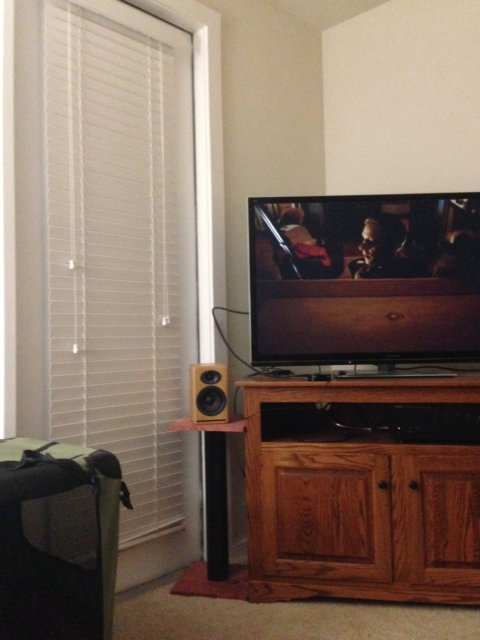
#> input picture data/1.jpg, 480 x 640 px
$ python image_stitch.py
#> lines starting #> are read from the running program, lines starting #| are printed output that depends on the picture; after the words box and inside, x2 and y2 are one past the last pixel; in counts of white or black regions, pixels touching at a corner belong together
import numpy as np
import cv2
import os
import sys
import matplotlib.pyplot as plt

def detect_feature_and_keypoints(image):
    gray = cv2.cvtColor(image, cv2.COLOR_BGR2GRAY)
    # detect and extract features from the image
    sift = cv2.xfeatures2d.SIFT_create()
    keypoints, features = sift.detectAndCompute(gray, None)

    keypoints = np.float32([i.pt for i in keypoints])
    return keypoints, features

def feature_matching(features1, features2, ratio):
    # [8 lines of commented-out code are left out]

    raw_match = []
    match_dist = []
    # find the closest and the second closest features
    for i in range(features1.shape[0]):
        if np.linalg.norm(features1[i] - features2[0]) < np.linalg.norm(features1[i] - features2[1]):
            closest = np.linalg.norm(features1[i] - features2[0])
            second = np.linalg.norm(features1[i] - features2[1])
            c, s = 0, 1
        else:
            closest = np.linalg.norm(features1[i] - features2[1])
            second = np.linalg.norm(features1[i] - features2[0])
            c, s = 1, 0

        for j in range(2, features2.shape[0]):
            dist = np.linalg.norm(features1[i] - features2[j])
            if dist < second:
                if dist < closest:
                    second = closest
                    closest = dist
                    s = c
                    c = j
                else:
                    second = dist
                    s = j

        raw_match.append((c, s))
        match_dist.append((closest, second))

    valid_match = []
    for i, m in enumerate(raw_match):
        (closest, second) = match_dist[i]
        # to eliminate ambiguous matches
        if closest < ratio * second:
            valid_match.append((m[0], i))

    return valid_match

def drawMatches(image1, image2, keypoints1, keypoints2, matches):
    # combine two images together
    (h1, w1) = image1.shape[:2]
    (h2, w2) = image2.shape[:2]
    vis = np.zeros((max(h1, h2), w1 + w2, 3), dtype='uint8')
    vis[0:h1, 0:w1] = image1
    vis[0:h2, w1:] = image2

    # loop over the matches
    for (i, j) in matches:
        # draw the match
        color = np.random.randint(0, high=255, size=(3,)) # make visualization more colorful
        color = tuple([int(x) for x in color])
        pt1 = (int(keypoints1[j][0]), int(keypoints1[j][1]))
        pt2 = (int(keypoints2[i][0]) + w1, int(keypoints2[i][1]))
        cv2.line(vis, pt1, pt2, color, 1)

    return vis

def find_Homography(keypoints1, keypoints2, valid_match, threshold):
    points1 = np.float32([keypoints1[i] for (_,i) in valid_match])
    points2 = np.float32([keypoints2[i] for (i,_) in valid_match])
    # [8 lines of commented-out code are left out]

    length = np.shape(points1)[0]
    mapped_points1 = np.zeros(np.shape(points1), dtype=float)
    original_coord = np.concatenate((points1, np.ones((1,np.shape(points1)[0]), dtype=float).T), axis=1)
    S = 4
    N = 2000
    best_i = 0
    best_H = np.zeros((3,3), dtype=float)

    # RANSAC algorithm to find the best H
    for _ in range(N):
        inliers = 0
        idx = np.random.choice(length, S, replace=False) # sample S index of points
        # compute homography
        P = np.zeros((S*2,9),np.float32)
        for i in range(S):
            row = i*2
            P[row,:3] = P[row,-3:] = P[row+1,3:6] = P[row+1,-3:] = np.array([points1[idx[i]][0], points1[idx[i]][1], 1.0])
            P[row,-3:] *= -points2[idx[i]][0]
            P[row+1,-3:] *= -points2[idx[i]][1]

        _, _, V = np.linalg.svd(P)
        H = V[-1,:]/V[-1,-1]  # normalize, so H[-1,-1]=1.0
        H = H.reshape((3,3))

        # map points1 from its coordinate to points2 coordinate
        # H @ [x, y, 1].T = lambda * [x', y', 1]
        mapped_coord = original_coord @ H.T
        for i in range(length):
            mapped_points1[i][0] = mapped_coord[i][0] / mapped_coord[i][2]
            mapped_points1[i][1] = mapped_coord[i][1] / mapped_coord[i][2]
            l = np.linalg.norm(mapped_points1[i] - points2[i])
            if l < threshold:
                inliers += 1

        if inliers > best_i:
            best_i = inliers
            best_H = H

    return best_H

def warp(image1, image2, H):
    # [7 lines of commented-out code are left out]

    h1, w1, h2, w2 = image1.shape[0], image1.shape[1], image2.shape[0], image2.shape[1]
    inv_H = np.linalg.inv(H)
    result_image = np.zeros((h1, w1 + w2, 3),dtype=np.uint8)

    # By hints, there is a problem about continuous and discrete, so don't directly use H to map the image1 to image2
    # In order to get the pixel values, use inv_H to map the coordinate of image2 to image1's
    for i in range(h2):
        for j in range(w1 + w2):
            # H @ [x, y, 1].T = lambda * [x', y', 1]
            # inv_H @ [x, y, 1].T = 1/lambda * [x, y, 1]
            pos2 = np.array([j, i, 1])
            pos1 = inv_H @ pos2
            pos1[0] /= pos1[2]
            pos1[1] /= pos1[2]
            pos1 = np.around(pos1[:2])
            new_i, new_j = int(pos1[0]), int(pos1[1])
            if new_i>=0 and new_j>=0 and new_i<w1 and new_j<h1: # check boundary
                result_image[i][j] = image1[new_j][new_i] # get the pixel values in image1, and map it to the result_image

    result_image[0:h2, 0:w2] = image2
    cv2.imshow(os.path.join('result', 'result_1.jpg'),result_image)
    return

def images_stitching(images, ratio, threshold):
    keypoints1, features1 = detect_feature_and_keypoints(images[1])
    keypoints2, features2 = detect_feature_and_keypoints(images[0])
    valid_match = feature_matching(features1, features2, ratio)
    vis = drawMatches(images[1], images[0], keypoints1, keypoints2, valid_match)
    cv2.imshow('interest_point_match', vis)
    cv2.waitKey(0)
    cv2.destroyAllWindows()
    H = find_Homography(keypoints1, keypoints2, valid_match, threshold)
    warp(images[1], images[0], H)

if __name__ == '__main__':
    root = os.path.join('data')
    num_img = 2
    ratio = 0.75 # recommend 0.7 to 0.8
    threshold = 4.0 # recommend 0 to 10
    name = []
    name.append('1.jpg')
    name.append('2.jpg')
    images = []
    for i in range(num_img):
        images.append(cv2.imread(os.path.join(root, name[i])))

    images_stitching(images, ratio, threshold)
#> in detect_feature_and_keypoints, `gray = cv2.cvtColor(image, cv2.COLOR_BGR2GRAY)`:
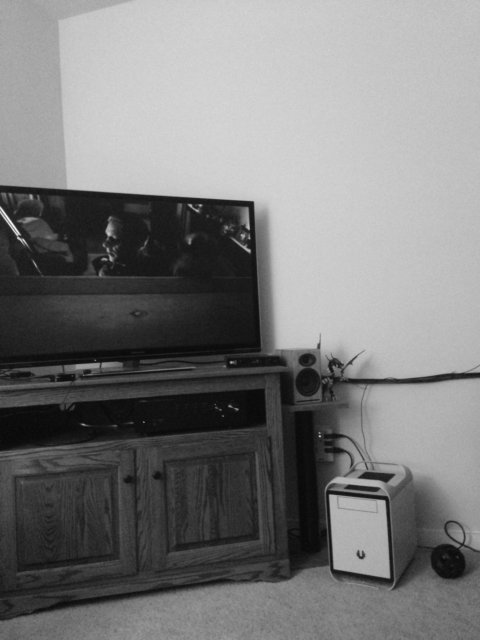
#> gray: shape (640, 480); min 4, max 251, mean 122.7
#> in detect_feature_and_keypoints, `keypoints, features = sift.detectAndCompute(gray, None)`: keypoints = 429 keypoints; strongest (x, y, size): (17, 232, 3.8), (249, 251, 2.6), (231, 362, 1.9), (248, 227, 2.8)
#> in detect_feature_and_keypoints, `keypoints = np.float32([i.pt for i in keypoints])`: keypoints = 429 pairs, first value 3.79 to 474.6, second value 139.7 to 621.7
#> in images_stitching, `keypoints1, features1 = detect_feature_and_keypoints(images[1])`: keypoints1 has the same summary as keypoints in detect_feature_and_keypoints
#> in detect_feature_and_keypoints (call 2), `gray = cv2.cvtColor(image, cv2.COLOR_BGR2GRAY)`:
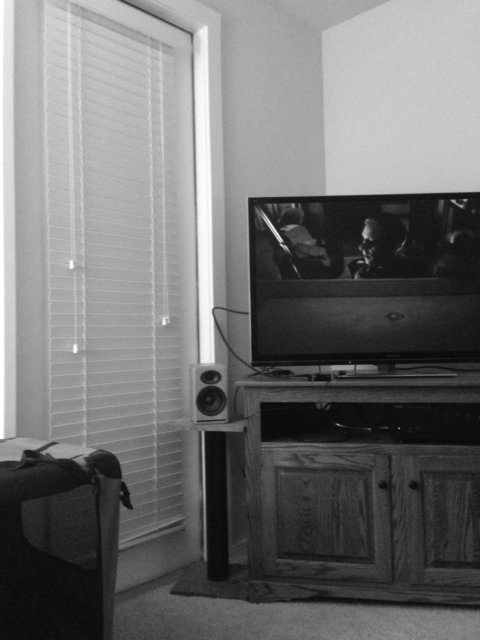
#> gray: shape (640, 480); min 2, max 255, mean 112.7
#> in detect_feature_and_keypoints, image is the input picture: shape (640, 480, 3); mean B, G, R 95.3, 108.5, 127.8
#> in detect_feature_and_keypoints (call 2), `keypoints, features = sift.detectAndCompute(gray, None)`: keypoints = 422 keypoints; strongest (x, y, size): (279, 239, 3.7), (454, 201, 2.6), (365, 234, 5.8), (465, 200, 2.1)
#> in detect_feature_and_keypoints (call 2), `keypoints = np.float32([i.pt for i in keypoints])`: keypoints = 422 pairs, first value 6.21 to 473.1, second value 5.41 to 614.6
#> in images_stitching, `keypoints2, features2 = detect_feature_and_keypoints(images[0])`: keypoints2 has the same summary as keypoints in detect_feature_and_keypoints
#> the loop in feature_matching, `for i in range(features1.shape[0]):` made 429 passes
#> after the loop in feature_matching, `for i in range(features1.shape[0]):`: match_dist = 429 pairs, first value 38.18 to 454.4, second value 59.59 to 463.7; raw_match = 429 pairs, first value 3 to 421, second value 0 to 421
#> the loop in feature_matching, `for i, m in enumerate(raw_match):` made 429 passes
#> (m, closest, second) on passes 1 to 3: ((253, 277), 292.1, 307.2), ((168, 256), 121.1, 121.5), ((231, 204), 158.5, 170.1)
#> after the loop in feature_matching, `for i, m in enumerate(raw_match):`: valid_match = 102 pairs, first value 164 to 421, second value 6 to 287
#> in drawMatches, `vis[0:h1, 0:w1] = image1`:
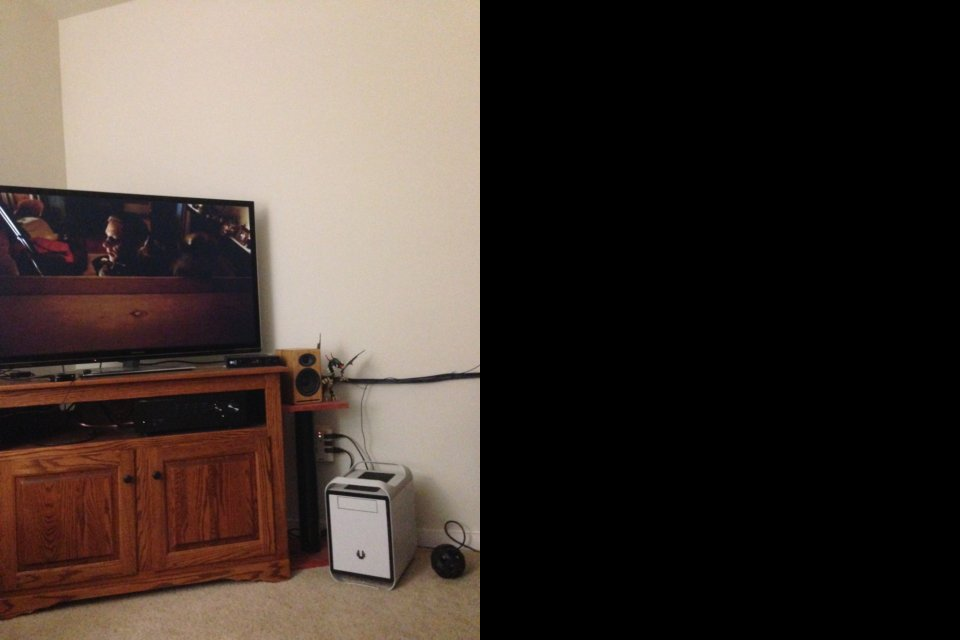
#> vis: shape (640, 960, 3); mean B, G, R 52.7, 58.8, 69.6
#> in drawMatches, `vis[0:h2, w1:] = image2`:
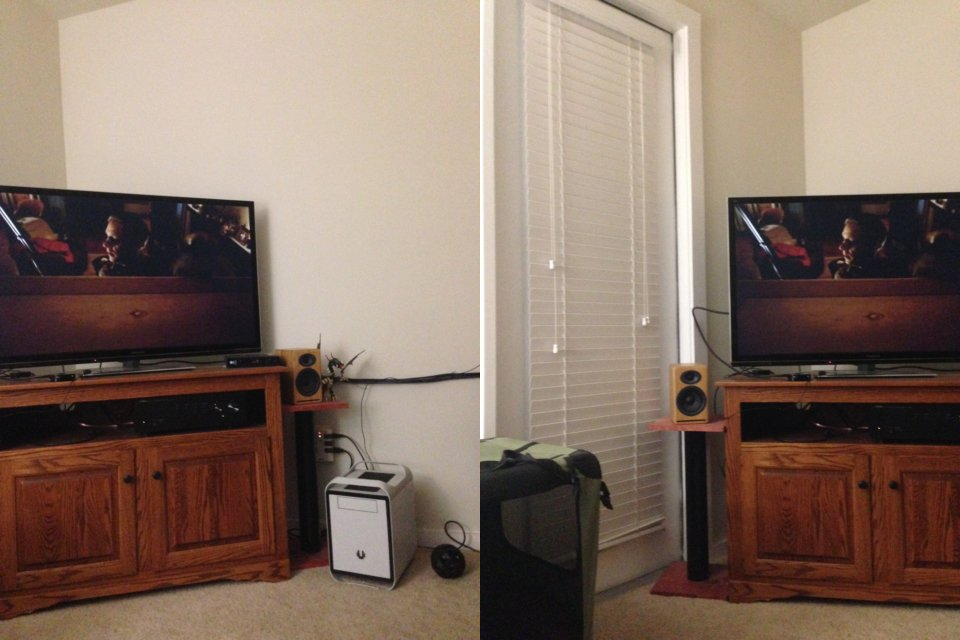
#> vis: shape (640, 960, 3); mean B, G, R 100.4, 113.1, 133.4
#> the loop in drawMatches, `for (i, j) in matches:` made 102 passes
#> (i, j) on passes 24 to 35: (294, 65), (293, 67), (292, 68), (296, 69), (295, 71), (298, 74), (300, 76), (303, 78), (304, 79), (299, 80), (308, 89), (310, 90)
#> (i, j, color, pt1, pt2) on passes 1 to 6: (255, 6, (172, 47, 117), (10, 194), (755, 204)), (258, 11, (192, 67, 251), (14, 211), (758, 220)), (257, 13, (195, 103, 9), (15, 477), (757, 468)), (259, 17, (211, 21, 242), (16, 232), (759, 238)), (263, 22, (36, 87, 70), (19, 195), (762, 205)), (264, 25, (216, 88, 140), (19, 202), (762, 211))
#> after the loop in drawMatches, `for (i, j) in matches:`:
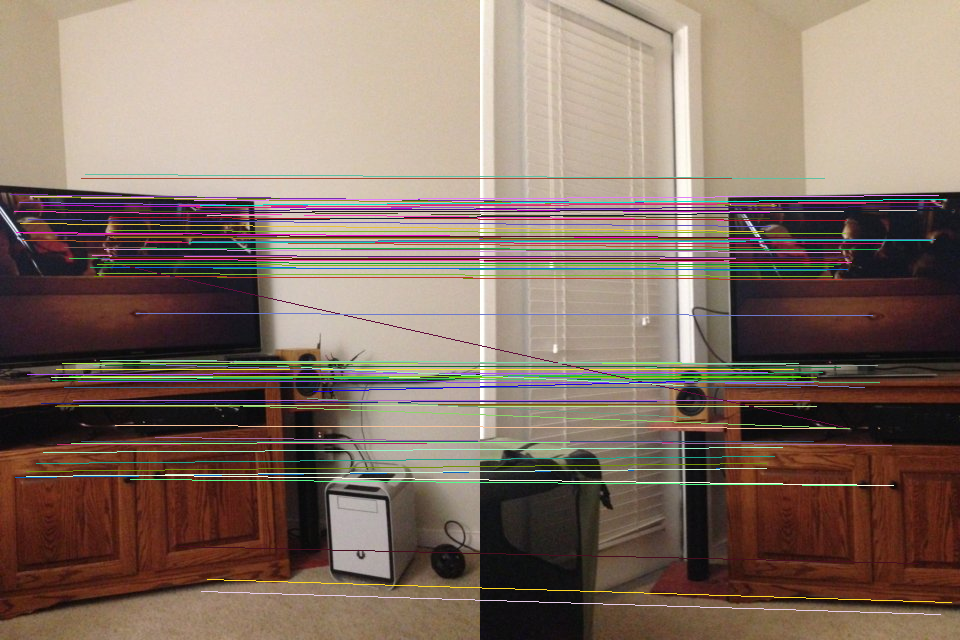
#> vis: shape (640, 960, 3); 8.64% of pixels changed, all inside (x1, y1, x2, y2) = (10, 174, 954, 615)
#> after the loop in warp, `for i in range(h2):`:
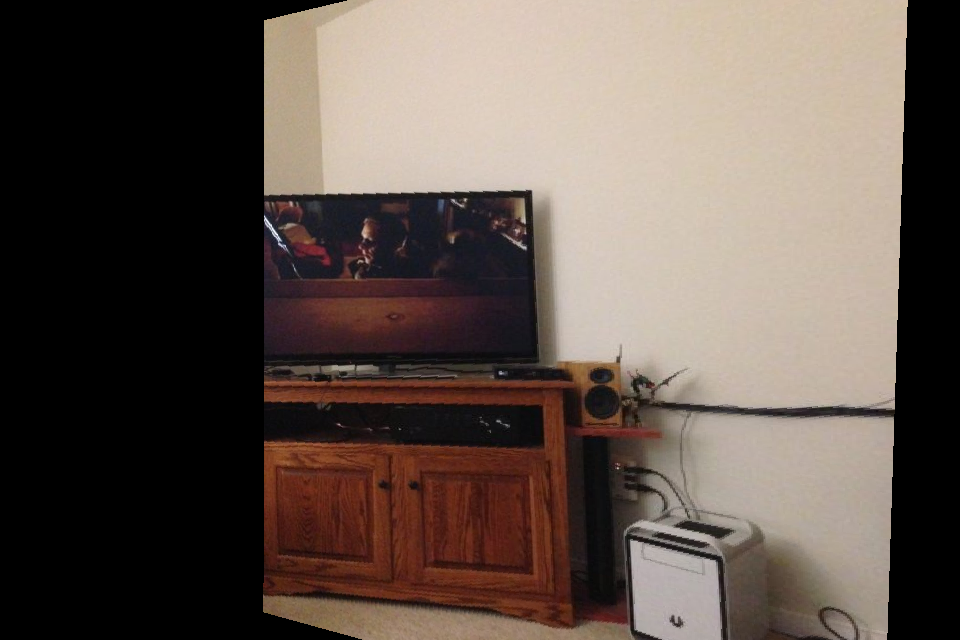
#> result_image: shape (640, 960, 3); mean B, G, R 76.2, 83.9, 96.8
#> in warp, `result_image[0:h2, 0:w2] = image2`:
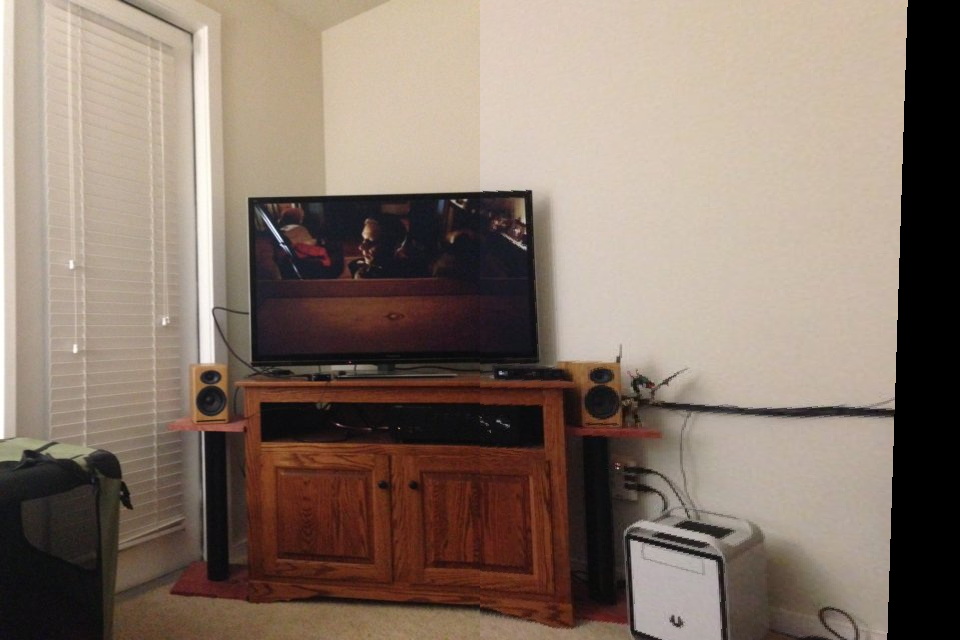
#> result_image: shape (640, 960, 3); mean B, G, R 106.9, 119, 135.7
